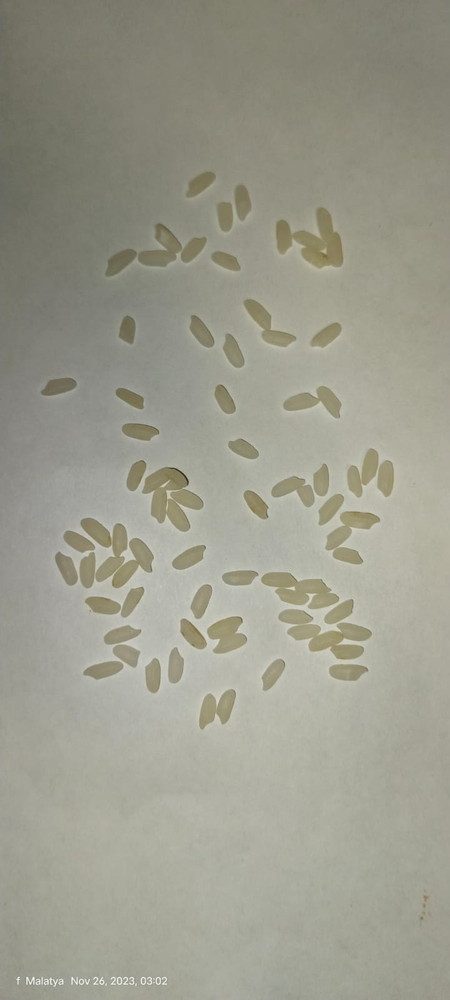
#> input picture Görütü İşleme 3.Ödevim/gohan2.png, 450 x 1000 px, shrunk from 720 x 1599 before the run
$ python 'Pirinç tanesi tespit etmece.py'
#> lines starting #> are read from the running program, lines starting #| are printed output that depends on the picture; after the words box and inside, x2 and y2 are one past the last pixel; in counts of white or black regions, pixels touching at a corner belong together
import cv2
from matplotlib import pyplot as plt
import numpy as np

img = cv2.imread("gohan2.png")
#> img is the input picture: shape (1000, 450, 3); mean B, G, R 141.4, 155.4, 155.9

img_gray = cv2.cvtColor(img, cv2.COLOR_BGR2GRAY)
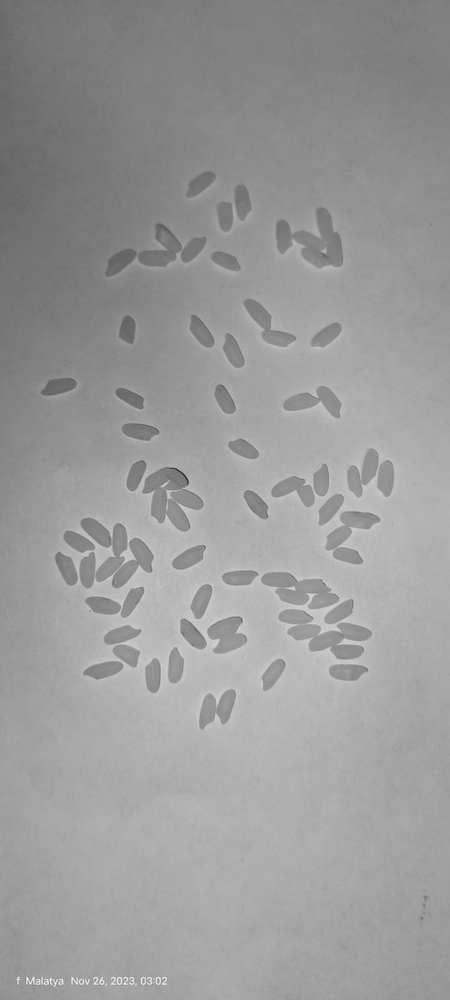
#> img_gray: shape (1000, 450); min 39, max 255, mean 154

# treshold islemi
_, mask = cv2.threshold(img_gray, 100, 255, cv2.THRESH_BINARY) # 100 pikselin uzerindekileri 255 yap
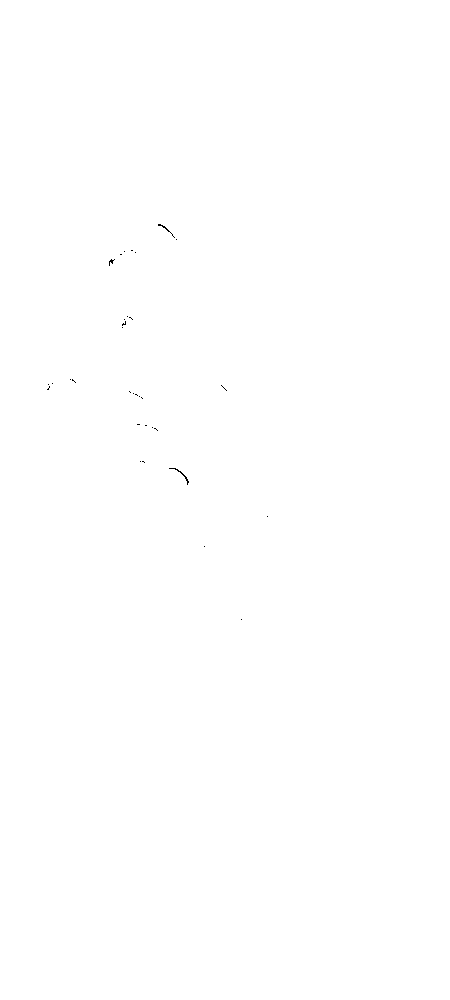
#> mask: shape (1000, 450); 100% white; black in thin lines or dots, all inside (x1, y1, x2, y2) = (47, 224, 268, 620)

# Morfolojik işlemler
iyilestirme_boyutu = np.ones((5, 5), np.uint8)
mask1 = cv2.morphologyEx(mask, cv2.MORPH_OPEN, iyilestirme_boyutu, iterations=2)

mask1_copy = cv2.morphologyEx(mask, cv2.MORPH_OPEN, iyilestirme_boyutu, iterations=2)

# Sınırları bulma islemi
contours, _ = cv2.findContours(mask1, cv2.RETR_EXTERNAL, cv2.CHAIN_APPROX_SIMPLE)
#> contours = [[[0, 0], [0, 999], [449, 999], [449, 0]]]

pirinc_Sayisi = len(contours)
#> pirinc_Sayisi = 1
print(pirinc_Sayisi)
#| 1


cv2.namedWindow("original image",cv2.WINDOW_NORMAL)
cv2.imshow("original image",img)
cv2.namedWindow("gri", cv2.WINDOW_NORMAL)
cv2.imshow("gri", img_gray)
cv2.namedWindow("mask1", cv2.WINDOW_NORMAL)
cv2.imshow("mask1", mask1)
cv2.namedWindow("mask1_copy", cv2.WINDOW_NORMAL)
cv2.imshow("mask1_copy", mask1_copy)

k = cv2.waitKey(0)
#> (key Esc is pressed here)
cv2.destroyAllWindows()

if k == ord("s"):
    print("s ye basıldı resim kaydedildi")
    cv2.imwrite("tespit edilmiş prinçler.png",mask1)
elif k == ord("a"):
    print("a ya basıldı resimler kapatıldı")
